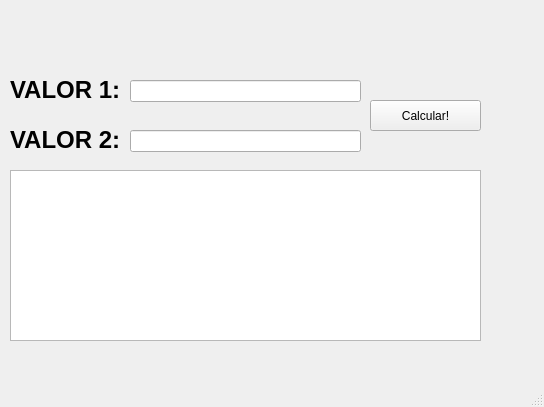
<?xml version="1.0" encoding="UTF-8"?>
<ui version="4.0">
 <class>MainWindow</class>
 <widget class="QMainWindow" name="MainWindow">
  <property name="geometry">
   <rect>
    <x>0</x>
    <y>0</y>
    <width>544</width>
    <height>407</height>
   </rect>
  </property>
  <property name="windowTitle">
   <string>MainWindow</string>
  </property>
  <widget class="QWidget" name="centralwidget">
   <widget class="QLabel" name="label">
    <property name="geometry">
     <rect>
      <x>10</x>
      <y>70</y>
      <width>111</width>
      <height>41</height>
     </rect>
    </property>
    <property name="text">
     <string>&lt;html&gt;&lt;head/&gt;&lt;body&gt;&lt;p&gt;&lt;span style=&quot; font-size:18pt; font-weight:700;&quot;&gt;VALOR 1:&lt;/span&gt;&lt;/p&gt;&lt;/body&gt;&lt;/html&gt;</string>
    </property>
   </widget>
   <widget class="QTextEdit" name="textEdit_Resultado">
    <property name="geometry">
     <rect>
      <x>10</x>
      <y>170</y>
      <width>471</width>
      <height>171</height>
     </rect>
    </property>
   </widget>
   <widget class="QLineEdit" name="lineEdit_Valor">
    <property name="geometry">
     <rect>
      <x>130</x>
      <y>80</y>
      <width>231</width>
      <height>22</height>
     </rect>
    </property>
   </widget>
   <widget class="QPushButton" name="pushButton_Calcular">
    <property name="geometry">
     <rect>
      <x>370</x>
      <y>100</y>
      <width>111</width>
      <height>31</height>
     </rect>
    </property>
    <property name="text">
     <string>Calcular!</string>
    </property>
   </widget>
   <widget class="QLabel" name="label_2">
    <property name="geometry">
     <rect>
      <x>10</x>
      <y>120</y>
      <width>111</width>
      <height>41</height>
     </rect>
    </property>
    <property name="text">
     <string>&lt;html&gt;&lt;head/&gt;&lt;body&gt;&lt;p&gt;&lt;span style=&quot; font-size:18pt; font-weight:700;&quot;&gt;VALOR 2:&lt;/span&gt;&lt;/p&gt;&lt;/body&gt;&lt;/html&gt;</string>
    </property>
   </widget>
   <widget class="QLineEdit" name="lineEdit_Valor_2">
    <property name="geometry">
     <rect>
      <x>130</x>
      <y>130</y>
      <width>231</width>
      <height>22</height>
     </rect>
    </property>
   </widget>
  </widget>
  <widget class="QMenuBar" name="menubar">
   <property name="geometry">
    <rect>
     <x>0</x>
     <y>0</y>
     <width>544</width>
     <height>20</height>
    </rect>
   </property>
  </widget>
  <widget class="QStatusBar" name="statusbar"/>
 </widget>
 <resources/>
 <connections/>
</ui>
